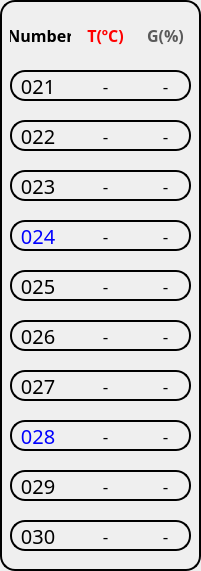
      <widget class="QFrame" name="frame_3">
       <property name="geometry">
        <rect>
         <x>450</x>
         <y>10</y>
         <width>201</width>
         <height>571</height>
        </rect>
       </property>
       <property name="styleSheet">
        <string notr="true">background-color:None;
border: 2px solid rgb(0,0,0);
border-radius: 15px;</string>
       </property>
       <property name="frameShape">
        <enum>QFrame::StyledPanel</enum>
       </property>
       <property name="frameShadow">
        <enum>QFrame::Raised</enum>
       </property>
       <widget class="QLabel" name="sensor_name_21">
        <property name="geometry">
         <rect>
          <x>10</x>
          <y>70</y>
          <width>181</width>
          <height>31</height>
         </rect>
        </property>
        <property name="font">
         <font>
          <family>KoPubWorld돋움체 Medium</family>
          <pointsize>15</pointsize>
         </font>
        </property>
        <property name="styleSheet">
         <string notr="true">background-color:None;
border: 2px solid rgb(0,0,0);
border-radius: 15px;</string>
        </property>
        <property name="text">
         <string/>
        </property>
        <property name="alignment">
         <set>Qt::AlignLeading|Qt::AlignLeft|Qt::AlignVCenter</set>
        </property>
       </widget>
       <widget class="QLabel" name="sensor_name_22">
        <property name="geometry">
         <rect>
          <x>10</x>
          <y>120</y>
          <width>181</width>
          <height>31</height>
         </rect>
        </property>
        <property name="font">
         <font>
          <family>KoPubWorld돋움체 Medium</family>
          <pointsize>15</pointsize>
         </font>
        </property>
        <property name="styleSheet">
         <string notr="true">background-color:None;
border: 2px solid rgb(0,0,0);
border-radius: 15px;</string>
        </property>
        <property name="text">
         <string/>
        </property>
        <property name="alignment">
         <set>Qt::AlignLeading|Qt::AlignLeft|Qt::AlignVCenter</set>
        </property>
       </widget>
       <widget class="QLabel" name="sensor_name_23">
        <property name="geometry">
         <rect>
          <x>10</x>
          <y>170</y>
          <width>181</width>
          <height>31</height>
         </rect>
        </property>
        <property name="font">
         <font>
          <family>KoPubWorld돋움체 Medium</family>
          <pointsize>15</pointsize>
         </font>
        </property>
        <property name="styleSheet">
         <string notr="true">background-color:None;
border: 2px solid rgb(0,0,0);
border-radius: 15px;</string>
        </property>
        <property name="text">
         <string/>
        </property>
        <property name="alignment">
         <set>Qt::AlignLeading|Qt::AlignLeft|Qt::AlignVCenter</set>
        </property>
       </widget>
       <widget class="QLabel" name="sensor_name_24">
        <property name="geometry">
         <rect>
          <x>10</x>
          <y>220</y>
          <width>181</width>
          <height>31</height>
         </rect>
        </property>
        <property name="font">
         <font>
          <family>KoPubWorld돋움체 Medium</family>
          <pointsize>15</pointsize>
         </font>
        </property>
        <property name="styleSheet">
         <string notr="true">background-color:None;
border: 2px solid rgb(0,0,0);
border-radius: 15px;
color:blue;</string>
        </property>
        <property name="text">
         <string/>
        </property>
        <property name="alignment">
         <set>Qt::AlignLeading|Qt::AlignLeft|Qt::AlignVCenter</set>
        </property>
       </widget>
       <widget class="QLabel" name="sensor_name_25">
        <property name="geometry">
         <rect>
          <x>10</x>
          <y>270</y>
          <width>181</width>
          <height>31</height>
         </rect>
        </property>
        <property name="font">
         <font>
          <family>KoPubWorld돋움체 Medium</family>
          <pointsize>15</pointsize>
         </font>
        </property>
        <property name="styleSheet">
         <string notr="true">background-color:None;
border: 2px solid rgb(0,0,0);
border-radius: 15px;</string>
        </property>
        <property name="text">
         <string/>
        </property>
        <property name="alignment">
         <set>Qt::AlignLeading|Qt::AlignLeft|Qt::AlignVCenter</set>
        </property>
       </widget>
       <widget class="QLabel" name="sensor_name_26">
        <property name="geometry">
         <rect>
          <x>10</x>
          <y>320</y>
          <width>181</width>
          <height>31</height>
         </rect>
        </property>
        <property name="font">
         <font>
          <family>KoPubWorld돋움체 Medium</family>
          <pointsize>15</pointsize>
         </font>
        </property>
        <property name="styleSheet">
         <string notr="true">background-color:None;
border: 2px solid rgb(0,0,0);
border-radius: 15px;</string>
        </property>
        <property name="text">
         <string/>
        </property>
        <property name="alignment">
         <set>Qt::AlignLeading|Qt::AlignLeft|Qt::AlignVCenter</set>
        </property>
       </widget>
       <widget class="QLabel" name="sensor_name_27">
        <property name="geometry">
         <rect>
          <x>10</x>
          <y>370</y>
          <width>181</width>
          <height>31</height>
         </rect>
        </property>
        <property name="font">
         <font>
          <family>KoPubWorld돋움체 Medium</family>
          <pointsize>15</pointsize>
         </font>
        </property>
        <property name="styleSheet">
         <string notr="true">background-color:None;
border: 2px solid rgb(0,0,0);
border-radius: 15px;</string>
        </property>
        <property name="text">
         <string/>
        </property>
        <property name="alignment">
         <set>Qt::AlignLeading|Qt::AlignLeft|Qt::AlignVCenter</set>
        </property>
       </widget>
       <widget class="QLabel" name="sensor_name_28">
        <property name="geometry">
         <rect>
          <x>10</x>
          <y>420</y>
          <width>181</width>
          <height>31</height>
         </rect>
        </property>
        <property name="font">
         <font>
          <family>KoPubWorld돋움체 Medium</family>
          <pointsize>15</pointsize>
         </font>
        </property>
        <property name="styleSheet">
         <string notr="true">background-color:None;
border: 2px solid rgb(0,0,0);
border-radius: 15px;
color:blue;</string>
        </property>
        <property name="text">
         <string/>
        </property>
        <property name="alignment">
         <set>Qt::AlignLeading|Qt::AlignLeft|Qt::AlignVCenter</set>
        </property>
       </widget>
       <widget class="QLabel" name="sensor_name_29">
        <property name="geometry">
         <rect>
          <x>10</x>
          <y>470</y>
          <width>181</width>
          <height>31</height>
         </rect>
        </property>
        <property name="font">
         <font>
          <family>KoPubWorld돋움체 Medium</family>
          <pointsize>15</pointsize>
         </font>
        </property>
        <property name="styleSheet">
         <string notr="true">background-color:None;
border: 2px solid rgb(0,0,0);
border-radius: 15px;</string>
        </property>
        <property name="text">
         <string/>
        </property>
        <property name="alignment">
         <set>Qt::AlignLeading|Qt::AlignLeft|Qt::AlignVCenter</set>
        </property>
       </widget>
       <widget class="QLabel" name="sensor_name_30">
        <property name="geometry">
         <rect>
          <x>10</x>
          <y>520</y>
          <width>181</width>
          <height>31</height>
         </rect>
        </property>
        <property name="font">
         <font>
          <family>KoPubWorld돋움체 Medium</family>
          <pointsize>15</pointsize>
         </font>
        </property>
        <property name="styleSheet">
         <string notr="true">background-color:None;
border: 2px solid rgb(0,0,0);
border-radius: 15px;</string>
        </property>
        <property name="text">
         <string/>
        </property>
        <property name="alignment">
         <set>Qt::AlignLeading|Qt::AlignLeft|Qt::AlignVCenter</set>
        </property>
       </widget>
       <widget class="QLabel" name="label_7">
        <property name="geometry">
         <rect>
          <x>10</x>
          <y>20</y>
          <width>61</width>
          <height>31</height>
         </rect>
        </property>
        <property name="font">
         <font>
          <family>KoPubWorld돋움체 Medium</family>
          <pointsize>12</pointsize>
          <weight>75</weight>
          <bold>true</bold>
         </font>
        </property>
        <property name="styleSheet">
         <string notr="true">background-color:None;
border: None;</string>
        </property>
        <property name="text">
         <string>Number</string>
        </property>
        <property name="alignment">
         <set>Qt::AlignCenter</set>
        </property>
       </widget>
       <widget class="QLabel" name="label_8">
        <property name="geometry">
         <rect>
          <x>80</x>
          <y>20</y>
          <width>51</width>
          <height>31</height>
         </rect>
        </property>
        <property name="font">
         <font>
          <family>KoPubWorld돋움체 Medium</family>
          <pointsize>12</pointsize>
          <weight>75</weight>
          <bold>true</bold>
         </font>
        </property>
        <property name="styleSheet">
         <string notr="true">background-color:None;
border: None;
color:rgb(255,0,0);</string>
        </property>
        <property name="text">
         <string>T(ºC)</string>
        </property>
        <property name="alignment">
         <set>Qt::AlignCenter</set>
        </property>
       </widget>
       <widget class="QLabel" name="label_9">
        <property name="geometry">
         <rect>
          <x>140</x>
          <y>20</y>
          <width>51</width>
          <height>31</height>
         </rect>
        </property>
        <property name="font">
         <font>
          <family>KoPubWorld돋움체 Medium</family>
          <pointsize>12</pointsize>
          <weight>75</weight>
          <bold>true</bold>
         </font>
        </property>
        <property name="styleSheet">
         <string notr="true">background-color:None;
border: None;
color:rgb(90,90,90);</string>
        </property>
        <property name="text">
         <string>G(%)</string>
        </property>
        <property name="alignment">
         <set>Qt::AlignCenter</set>
        </property>
       </widget>
       <widget class="QLabel" name="gas_026">
        <property name="geometry">
         <rect>
          <x>140</x>
          <y>320</y>
          <width>51</width>
          <height>31</height>
         </rect>
        </property>
        <property name="font">
         <font>
          <family>KoPubWorld돋움체 Medium</family>
          <pointsize>13</pointsize>
         </font>
        </property>
        <property name="styleSheet">
         <string notr="true">background-color:None;
border: None;</string>
        </property>
        <property name="text">
         <string>-</string>
        </property>
        <property name="alignment">
         <set>Qt::AlignCenter</set>
        </property>
       </widget>
       <widget class="QLabel" name="temperature_030">
        <property name="geometry">
         <rect>
          <x>80</x>
          <y>520</y>
          <width>51</width>
          <height>31</height>
         </rect>
        </property>
        <property name="font">
         <font>
          <family>KoPubWorld돋움체 Medium</family>
          <pointsize>13</pointsize>
          <strikeout>false</strikeout>
         </font>
        </property>
        <property name="styleSheet">
         <string notr="true">background-color:None;
border: None;</string>
        </property>
        <property name="text">
         <string>-</string>
        </property>
        <property name="alignment">
         <set>Qt::AlignCenter</set>
        </property>
       </widget>
       <widget class="QLabel" name="gas_023">
        <property name="geometry">
         <rect>
          <x>140</x>
          <y>170</y>
          <width>51</width>
          <height>31</height>
         </rect>
        </property>
        <property name="font">
         <font>
          <family>KoPubWorld돋움체 Medium</family>
          <pointsize>13</pointsize>
         </font>
        </property>
        <property name="styleSheet">
         <string notr="true">background-color:None;
border: None;</string>
        </property>
        <property name="text">
         <string>-</string>
        </property>
        <property name="alignment">
         <set>Qt::AlignCenter</set>
        </property>
       </widget>
       <widget class="QLabel" name="temperature_022">
        <property name="geometry">
         <rect>
          <x>80</x>
          <y>120</y>
          <width>51</width>
          <height>31</height>
         </rect>
        </property>
        <property name="font">
         <font>
          <family>KoPubWorld돋움체 Medium</family>
          <pointsize>13</pointsize>
          <strikeout>false</strikeout>
         </font>
        </property>
        <property name="styleSheet">
         <string notr="true">background-color:None;
border: None;</string>
        </property>
        <property name="text">
         <string>-</string>
        </property>
        <property name="alignment">
         <set>Qt::AlignCenter</set>
        </property>
       </widget>
       <widget class="QLabel" name="temperature_024">
        <property name="geometry">
         <rect>
          <x>80</x>
          <y>220</y>
          <width>51</width>
          <height>31</height>
         </rect>
        </property>
        <property name="font">
         <font>
          <family>KoPubWorld돋움체 Medium</family>
          <pointsize>13</pointsize>
          <strikeout>false</strikeout>
         </font>
        </property>
        <property name="styleSheet">
         <string notr="true">background-color:None;
border: None;</string>
        </property>
        <property name="text">
         <string>-</string>
        </property>
        <property name="alignment">
         <set>Qt::AlignCenter</set>
        </property>
       </widget>
       <widget class="QLabel" name="gas_029">
        <property name="geometry">
         <rect>
          <x>140</x>
          <y>470</y>
          <width>51</width>
          <height>31</height>
         </rect>
        </property>
        <property name="font">
         <font>
          <family>KoPubWorld돋움체 Medium</family>
          <pointsize>13</pointsize>
         </font>
        </property>
        <property name="styleSheet">
         <string notr="true">background-color:None;
border: None;</string>
        </property>
        <property name="text">
         <string>-</string>
        </property>
        <property name="alignment">
         <set>Qt::AlignCenter</set>
        </property>
       </widget>
       <widget class="QLabel" name="temperature_023">
        <property name="geometry">
         <rect>
          <x>80</x>
          <y>170</y>
          <width>51</width>
          <height>31</height>
         </rect>
        </property>
        <property name="font">
         <font>
          <family>KoPubWorld돋움체 Medium</family>
          <pointsize>13</pointsize>
          <strikeout>false</strikeout>
         </font>
        </property>
        <property name="styleSheet">
         <string notr="true">background-color:None;
border: None;</string>
        </property>
        <property name="text">
         <string>-</string>
        </property>
        <property name="alignment">
         <set>Qt::AlignCenter</set>
        </property>
       </widget>
       <widget class="QLabel" name="gas_024">
        <property name="geometry">
         <rect>
          <x>140</x>
          <y>220</y>
          <width>51</width>
          <height>31</height>
         </rect>
        </property>
        <property name="font">
         <font>
          <family>KoPubWorld돋움체 Medium</family>
          <pointsize>13</pointsize>
         </font>
        </property>
        <property name="styleSheet">
         <string notr="true">background-color:None;
border: None;</string>
        </property>
        <property name="text">
         <string>-</string>
        </property>
        <property name="alignment">
         <set>Qt::AlignCenter</set>
        </property>
       </widget>
       <widget class="QLabel" name="temperature_029">
        <property name="geometry">
         <rect>
          <x>80</x>
          <y>470</y>
          <width>51</width>
          <height>31</height>
         </rect>
        </property>
        <property name="font">
         <font>
          <family>KoPubWorld돋움체 Medium</family>
          <pointsize>13</pointsize>
          <strikeout>false</strikeout>
         </font>
        </property>
        <property name="styleSheet">
         <string notr="true">background-color:None;
border: None;</string>
        </property>
        <property name="text">
         <string>-</string>
        </property>
        <property name="alignment">
         <set>Qt::AlignCenter</set>
        </property>
       </widget>
       <widget class="QLabel" name="temperature_028">
        <property name="geometry">
         <rect>
          <x>80</x>
          <y>420</y>
          <width>51</width>
          <height>31</height>
         </rect>
        </property>
        <property name="font">
         <font>
          <family>KoPubWorld돋움체 Medium</family>
          <pointsize>13</pointsize>
          <strikeout>false</strikeout>
         </font>
        </property>
        <property name="styleSheet">
         <string notr="true">background-color:None;
border: None;</string>
        </property>
        <property name="text">
         <string>-</string>
        </property>
        <property name="alignment">
         <set>Qt::AlignCenter</set>
        </property>
       </widget>
       <widget class="QLabel" name="gas_021">
        <property name="geometry">
         <rect>
          <x>140</x>
          <y>70</y>
          <width>51</width>
          <height>31</height>
         </rect>
        </property>
        <property name="font">
         <font>
          <family>KoPubWorld돋움체 Medium</family>
          <pointsize>13</pointsize>
         </font>
        </property>
        <property name="styleSheet">
         <string notr="true">background-color:None;
border: None;</string>
        </property>
        <property name="text">
         <string>-</string>
        </property>
        <property name="alignment">
         <set>Qt::AlignCenter</set>
        </property>
       </widget>
       <widget class="QLabel" name="gas_030">
        <property name="geometry">
         <rect>
          <x>140</x>
          <y>520</y>
          <width>51</width>
          <height>31</height>
         </rect>
        </property>
        <property name="font">
         <font>
          <family>KoPubWorld돋움체 Medium</family>
          <pointsize>13</pointsize>
         </font>
        </property>
        <property name="styleSheet">
         <string notr="true">background-color:None;
border: None;</string>
        </property>
        <property name="text">
         <string>-</string>
        </property>
        <property name="alignment">
         <set>Qt::AlignCenter</set>
        </property>
       </widget>
       <widget class="QLabel" name="temperature_025">
        <property name="geometry">
         <rect>
          <x>80</x>
          <y>270</y>
          <width>51</width>
          <height>31</height>
         </rect>
        </property>
        <property name="font">
         <font>
          <family>KoPubWorld돋움체 Medium</family>
          <pointsize>13</pointsize>
          <strikeout>false</strikeout>
         </font>
        </property>
        <property name="styleSheet">
         <string notr="true">background-color:None;
border: None;</string>
        </property>
        <property name="text">
         <string>-</string>
        </property>
        <property name="alignment">
         <set>Qt::AlignCenter</set>
        </property>
       </widget>
       <widget class="QLabel" name="temperature_021">
        <property name="geometry">
         <rect>
          <x>80</x>
          <y>70</y>
          <width>51</width>
          <height>31</height>
         </rect>
        </property>
        <property name="font">
         <font>
          <family>KoPubWorld돋움체 Medium</family>
          <pointsize>13</pointsize>
          <strikeout>false</strikeout>
         </font>
        </property>
        <property name="styleSheet">
         <string notr="true">background-color:None;
border: None;</string>
        </property>
        <property name="text">
         <string>-</string>
        </property>
        <property name="alignment">
         <set>Qt::AlignCenter</set>
        </property>
       </widget>
       <widget class="QLabel" name="gas_028">
        <property name="geometry">
         <rect>
          <x>140</x>
          <y>420</y>
          <width>51</width>
          <height>31</height>
         </rect>
        </property>
        <property name="font">
         <font>
          <family>KoPubWorld돋움체 Medium</family>
          <pointsize>13</pointsize>
         </font>
        </property>
        <property name="styleSheet">
         <string notr="true">background-color:None;
border: None;</string>
        </property>
        <property name="text">
         <string>-</string>
        </property>
        <property name="alignment">
         <set>Qt::AlignCenter</set>
        </property>
       </widget>
       <widget class="QLabel" name="temperature_027">
        <property name="geometry">
         <rect>
          <x>80</x>
          <y>370</y>
          <width>51</width>
          <height>31</height>
         </rect>
        </property>
        <property name="font">
         <font>
          <family>KoPubWorld돋움체 Medium</family>
          <pointsize>13</pointsize>
          <strikeout>false</strikeout>
         </font>
        </property>
        <property name="styleSheet">
         <string notr="true">background-color:None;
border: None;</string>
        </property>
        <property name="text">
         <string>-</string>
        </property>
        <property name="alignment">
         <set>Qt::AlignCenter</set>
        </property>
       </widget>
       <widget class="QLabel" name="gas_025">
        <property name="geometry">
         <rect>
          <x>140</x>
          <y>270</y>
          <width>51</width>
          <height>31</height>
         </rect>
        </property>
        <property name="font">
         <font>
          <family>KoPubWorld돋움체 Medium</family>
          <pointsize>13</pointsize>
         </font>
        </property>
        <property name="styleSheet">
         <string notr="true">background-color:None;
border: None;</string>
        </property>
        <property name="text">
         <string>-</string>
        </property>
        <property name="alignment">
         <set>Qt::AlignCenter</set>
        </property>
       </widget>
       <widget class="QLabel" name="gas_027">
        <property name="geometry">
         <rect>
          <x>140</x>
          <y>370</y>
          <width>51</width>
          <height>31</height>
         </rect>
        </property>
        <property name="font">
         <font>
          <family>KoPubWorld돋움체 Medium</family>
          <pointsize>13</pointsize>
         </font>
        </property>
        <property name="styleSheet">
         <string notr="true">background-color:None;
border: None;</string>
        </property>
        <property name="text">
         <string>-</string>
        </property>
        <property name="alignment">
         <set>Qt::AlignCenter</set>
        </property>
       </widget>
       <widget class="QLabel" name="gas_022">
        <property name="geometry">
         <rect>
          <x>140</x>
          <y>120</y>
          <width>51</width>
          <height>31</height>
         </rect>
        </property>
        <property name="font">
         <font>
          <family>KoPubWorld돋움체 Medium</family>
          <pointsize>13</pointsize>
         </font>
        </property>
        <property name="styleSheet">
         <string notr="true">background-color:None;
border: None;</string>
        </property>
        <property name="text">
         <string>-</string>
        </property>
        <property name="alignment">
         <set>Qt::AlignCenter</set>
        </property>
       </widget>
       <widget class="QLabel" name="temperature_026">
        <property name="geometry">
         <rect>
          <x>80</x>
          <y>320</y>
          <width>51</width>
          <height>31</height>
         </rect>
        </property>
        <property name="font">
         <font>
          <family>KoPubWorld돋움체 Medium</family>
          <pointsize>13</pointsize>
          <strikeout>false</strikeout>
         </font>
        </property>
        <property name="styleSheet">
         <string notr="true">background-color:None;
border: None;</string>
        </property>
        <property name="text">
         <string>-</string>
        </property>
        <property name="alignment">
         <set>Qt::AlignCenter</set>
        </property>
       </widget>
       <widget class="QPushButton" name="n21_btn">
        <property name="geometry">
         <rect>
          <x>10</x>
          <y>70</y>
          <width>51</width>
          <height>31</height>
         </rect>
        </property>
        <property name="font">
         <font>
          <family>KoPubWorld돋움체 Medium</family>
          <pointsize>15</pointsize>
         </font>
        </property>
        <property name="styleSheet">
         <string notr="true">background-color:None;
border: None
</string>
        </property>
        <property name="text">
         <string> 021</string>
        </property>
       </widget>
       <widget class="QPushButton" name="n22_btn">
        <property name="geometry">
         <rect>
          <x>10</x>
          <y>120</y>
          <width>51</width>
          <height>31</height>
         </rect>
        </property>
        <property name="font">
         <font>
          <family>KoPubWorld돋움체 Medium</family>
          <pointsize>15</pointsize>
         </font>
        </property>
        <property name="styleSheet">
         <string notr="true">background-color:None;
border: None
</string>
        </property>
        <property name="text">
         <string> 022</string>
        </property>
       </widget>
       <widget class="QPushButton" name="n23_btn">
        <property name="geometry">
         <rect>
          <x>10</x>
          <y>170</y>
          <width>51</width>
          <height>31</height>
         </rect>
        </property>
        <property name="font">
         <font>
          <family>KoPubWorld돋움체 Medium</family>
          <pointsize>15</pointsize>
         </font>
        </property>
        <property name="styleSheet">
         <string notr="true">background-color:None;
border: None
</string>
        </property>
        <property name="text">
         <string> 023</string>
        </property>
       </widget>
       <widget class="QPushButton" name="n24_btn">
        <property name="geometry">
         <rect>
          <x>10</x>
          <y>220</y>
          <width>51</width>
          <height>31</height>
         </rect>
        </property>
        <property name="font">
         <font>
          <family>KoPubWorld돋움체 Medium</family>
          <pointsize>15</pointsize>
         </font>
        </property>
        <property name="styleSheet">
         <string notr="true">background-color:None;
border: None;
color:rgb(0,0,255);</string>
        </property>
        <property name="text">
         <string> 024</string>
        </property>
       </widget>
       <widget class="QPushButton" name="n25_btn">
        <property name="geometry">
         <rect>
          <x>10</x>
          <y>270</y>
          <width>51</width>
          <height>31</height>
         </rect>
        </property>
        <property name="font">
         <font>
          <family>KoPubWorld돋움체 Medium</family>
          <pointsize>15</pointsize>
         </font>
        </property>
        <property name="styleSheet">
         <string notr="true">background-color:None;
border: None
</string>
        </property>
        <property name="text">
         <string> 025</string>
        </property>
       </widget>
       <widget class="QPushButton" name="n26_btn">
        <property name="geometry">
         <rect>
          <x>10</x>
          <y>320</y>
          <width>51</width>
          <height>31</height>
         </rect>
        </property>
        <property name="font">
         <font>
          <family>KoPubWorld돋움체 Medium</family>
          <pointsize>15</pointsize>
         </font>
        </property>
        <property name="styleSheet">
         <string notr="true">background-color:None;
border: None
</string>
        </property>
        <property name="text">
         <string> 026</string>
        </property>
       </widget>
       <widget class="QPushButton" name="n27_btn">
        <property name="geometry">
         <rect>
          <x>10</x>
          <y>370</y>
          <width>51</width>
          <height>31</height>
         </rect>
        </property>
        <property name="font">
         <font>
          <family>KoPubWorld돋움체 Medium</family>
          <pointsize>15</pointsize>
         </font>
        </property>
        <property name="styleSheet">
         <string notr="true">background-color:None;
border: None
</string>
        </property>
        <property name="text">
         <string> 027</string>
        </property>
       </widget>
       <widget class="QPushButton" name="n28_btn">
        <property name="geometry">
         <rect>
          <x>10</x>
          <y>420</y>
          <width>51</width>
          <height>31</height>
         </rect>
        </property>
        <property name="font">
         <font>
          <family>KoPubWorld돋움체 Medium</family>
          <pointsize>15</pointsize>
         </font>
        </property>
        <property name="styleSheet">
         <string notr="true">background-color:None;
border: None;
color:rgb(0,0,255);</string>
        </property>
        <property name="text">
         <string> 028</string>
        </property>
       </widget>
       <widget class="QPushButton" name="n29_btn">
        <property name="geometry">
         <rect>
          <x>10</x>
          <y>470</y>
          <width>51</width>
          <height>31</height>
         </rect>
        </property>
        <property name="font">
         <font>
          <family>KoPubWorld돋움체 Medium</family>
          <pointsize>15</pointsize>
         </font>
        </property>
        <property name="styleSheet">
         <string notr="true">background-color:None;
border: None
</string>
        </property>
        <property name="text">
         <string> 029</string>
        </property>
       </widget>
       <widget class="QPushButton" name="n30_btn">
        <property name="geometry">
         <rect>
          <x>10</x>
          <y>520</y>
          <width>51</width>
          <height>31</height>
         </rect>
        </property>
        <property name="font">
         <font>
          <family>KoPubWorld돋움체 Medium</family>
          <pointsize>15</pointsize>
         </font>
        </property>
        <property name="styleSheet">
         <string notr="true">background-color:None;
border: None
</string>
        </property>
        <property name="text">
         <string> 030</string>
        </property>
       </widget>
      </widget>
